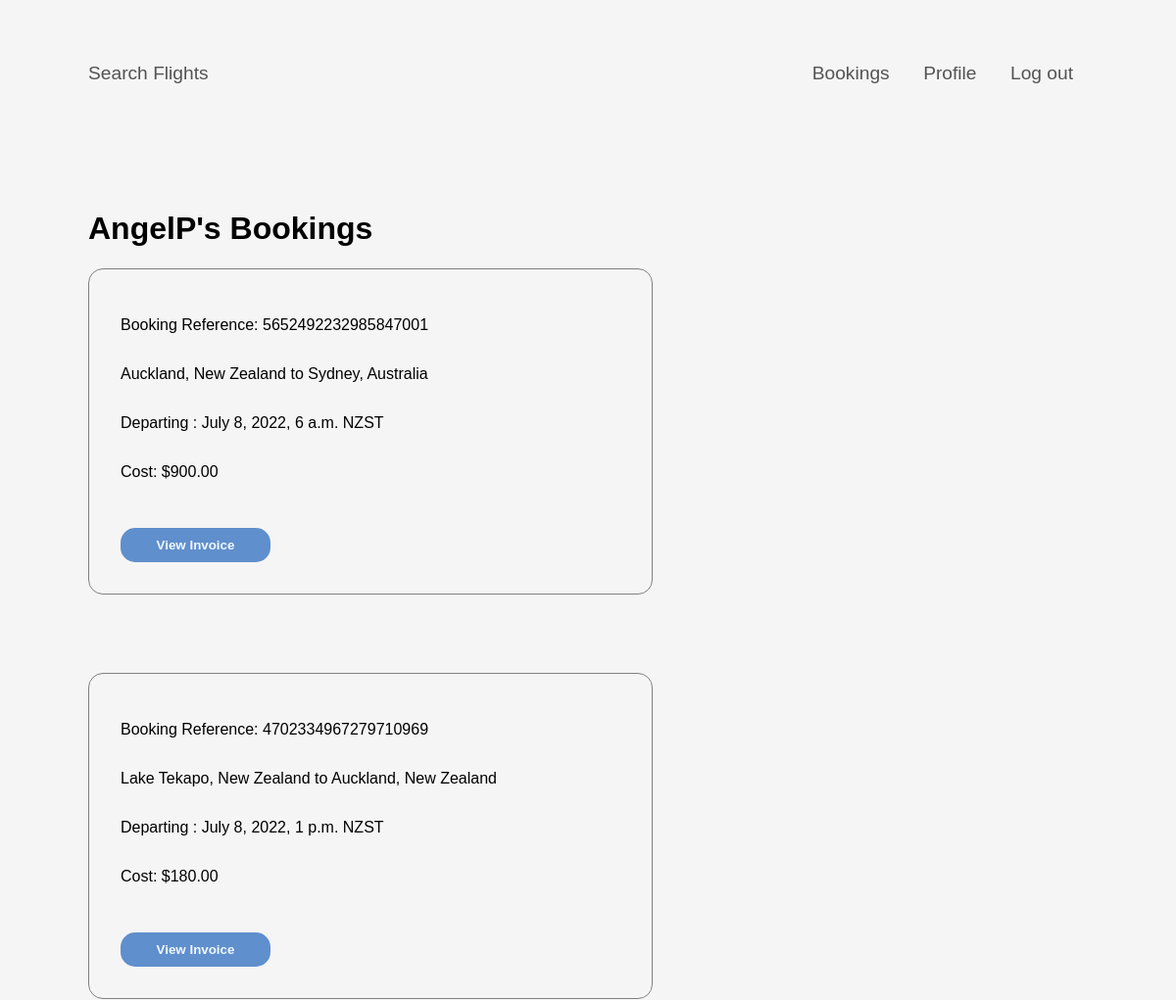
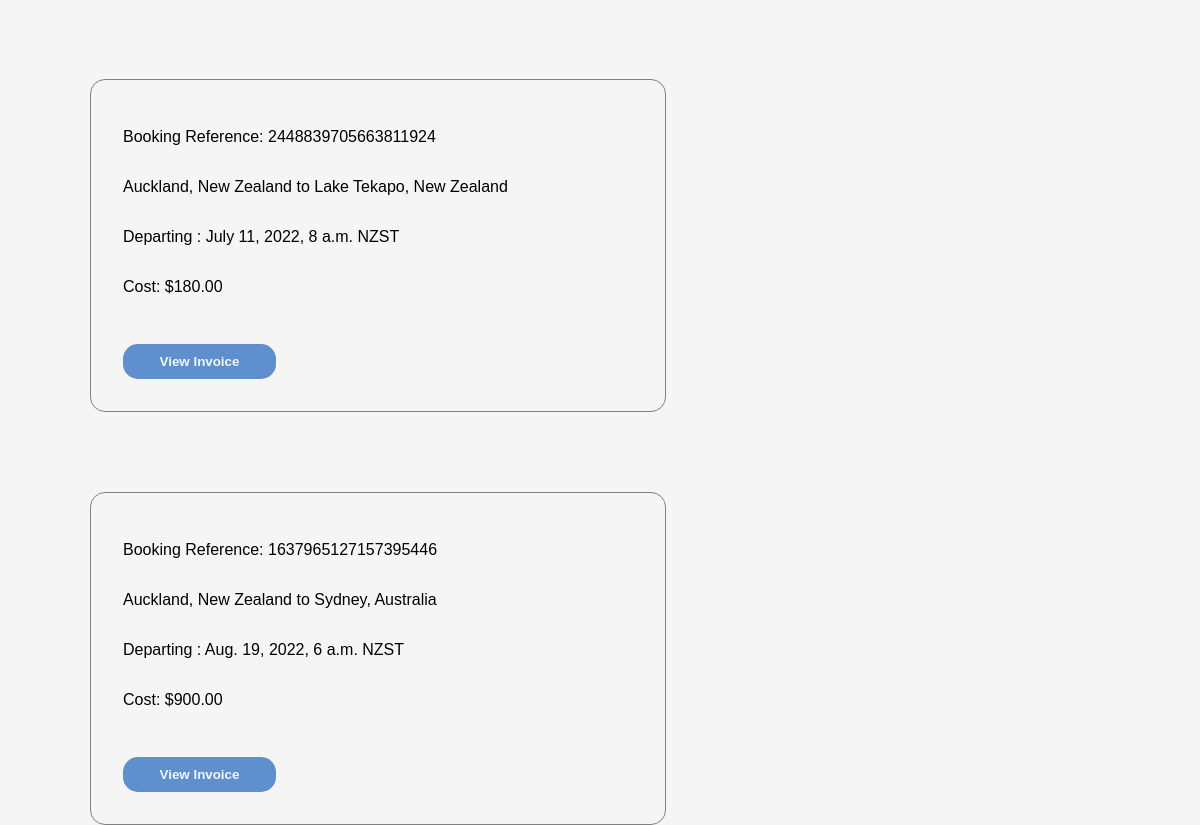
Screenshot of /view-bookings/ (signed in) with the database file from the repository (2 pictures, top to bottom).
### booking/models.py (models this page shows)
class Booking(models.Model):
    reference_number = models.CharField(max_length=200, unique=True)
    flight_fk = models.ForeignKey('flights.Flight', on_delete=models.CASCADE)
    booked_time = models.DateTimeField()
    customer_id = models.ForeignKey("users.Customer", on_delete=models.CASCADE)

### flights/models.py (models this page shows, shortened)
class Flight(models.Model):
    depart_fk = models.ForeignKey('Departure', on_delete=models.CASCADE)
    arrival_fk = models.ForeignKey('Arrival', on_delete=models.CASCADE)
    plane_fk = models.ForeignKey('Plane', on_delete=models.CASCADE)
    price = models.DecimalField(max_digits=10, decimal_places=2)
    flight_number = models.CharField(max_length=6)  # flight numbers are made up by me
    flight_duration = models.DecimalField(max_digits=20, decimal_places=2)
    stops = models.ManyToManyField('Stop')
    num_stops = models.IntegerField()
    legs = models.ManyToManyField('Leg')

class Departure(models.Model):
    airport_fk = models.ForeignKey('Airport', on_delete=models.CASCADE)
    datetime = models.DateTimeField()

class Airport(models.Model):
    airport_code = models.CharField(primary_key=True, max_length=10)
    name = models.CharField(max_length=100)
    city_fk = models.ForeignKey('City', on_delete=models.CASCADE)

class City(models.Model):
    city_name = models.CharField(max_length=85)
    country = models.CharField(max_length=60)
    timezone_fk = models.ForeignKey('Timezone', on_delete=models.CASCADE)

class Arrival(models.Model):
    airport_fk = models.ForeignKey('Airport', on_delete=models.CASCADE)
    datetime = models.DateTimeField()

class Timezone(models.Model):
    timezone_code = models.CharField(primary_key=True, max_length=6)
    timezone_name = models.CharField(max_length=40)
    gmt = models.CharField(max_length=9)

### booking/views.py (the view)
# urls.py: path('view-bookings/', booking_views.view_bookings, name="view-bookings"),
@login_required()
def view_bookings(request):
    if request.method == "POST":
        request.session["ref_num"] = request.POST["ref_num"]
        return redirect('view-booking-invoice')
    username = request.user.username
    customer = Customer.objects.get(username=username)
    all_bookings = Booking.objects.filter(customer_id=customer)
    page_information = {
        'booking_info': all_bookings
    }
    return render(request, 'booking/bookings.html', page_information)

### booking/templates/booking/bookings.html (shortened to what this page needs)
{% extends "booking/base.html" %}
{% block content %}
<h1>{{ user.username }}'s Bookings</h1>
<div>
    {% for booking in booking_info %}
    <form method="POST" action="{% url 'view-bookings' %}" class="bookedResult">
        <p>Booking Reference: {{ booking.reference_number }}</p>
        <p>
            {{ booking.flight_fk.depart_fk.airport_fk.city_fk.city_name }}, {{booking.flight_fk.depart_fk.airport_fk.city_fk.country }}
            to
            {{ booking.flight_fk.arrival_fk.airport_fk.city_fk.city_name }}, {{booking.flight_fk.arrival_fk.airport_fk.city_fk.country }}
        </p>
        <p>
            Departing : {{ booking.flight_fk.depart_fk.datetime }} {{booking.flight_fk.depart_fk.airport_fk.city_fk.timezone_fk.timezone_code }}
        </p>
        <p>
            Cost: ${{ booking.flight_fk.price }}
        </p>
        <button type="submit">View Invoice</button>
    </form>
    {% empty %}
    <p>No bookings yet</p>
    {% endfor %}
</div>
{% endblock content %}

### booking/templates/booking/base.html (shortened to what this page needs)
<!doctype html>
<html>
<head>
</head>
<body>
  <div class="contentContainer">
    <header>
      <nav>
        <div id="nav-left">
          <a href="/">Search Flights</a>
        </div>
        <div id="nav-right">
          {% if user.is_authenticated %}
          <a href="{% url 'view-bookings' %}">Bookings</a>
          <a href="{% url 'profile' %}">Profile</a>
          <a href="{% url 'logout' %}">Log out</a>
          {% else %}
          <a href="{% url 'login' %}">Log in</a>
          <a href="{% url 'register' %}">Register</a>
          {% endif %}
        </div>
      </nav>
    </header>
    <main>
      <div>
        {% block content %}{% endblock %}
      </div>
    </main>
  </div>
</body>
</html>

### booking/templates/booking/base.html (style rules this page uses)
html { height: 100%; }
body { width: 100%; margin: 0 auto; font-family: Arial, Helvetica, sans-serif; background-color: whitesmoke; }
header { margin-top: 4rem; height: 130px; }
.contentContainer { margin: 0 auto; width: 85%; max-width: 1450px; height: 100%; }
nav { display: flex; flex-direction: row; justify-content: space-between; margin-bottom: 2rem; }
#nav-right>a, #nav-left>a { padding: 15px; color: rgb(83, 83, 83); font-size: larger; text-decoration: none; }
#nav-left>a { padding-left: 0; }
.bookedResult { width: 50%; margin-bottom: 5rem; display: flex; flex-direction: column; justify-content: space-evenly; padding: 2rem; border: 1px solid grey; border-radius: 15px; }
.bookedResult>button { margin-top: 2rem; width: 30%; height: 35px; font-weight: bold; border: none; background-color: rgb(95, 143, 204); color: aliceblue; border-radius: 15px; }

### rows the page displays
Booking: reference_number "5652492232985847001", flight_fk.depart_fk.airport_fk.city_fk.city_name "Auckland", flight_fk.depart_fk.airport_fk.city_fk.country "New Zealand", flight_fk.arrival_fk.airport_fk.city_fk.city_name "Sydney", flight_fk.arrival_fk.airport_fk.city_fk.country "Australia", flight_fk.depart_fk.datetime "July 8, 2022, 6 a.m.", flight_fk.depart_fk.airport_fk.city_fk.timezone_fk.timezone_code "NZST", flight_fk.price "900.00"
Booking: reference_number "4702334967279710969", flight_fk.depart_fk.airport_fk.city_fk.city_name "Lake Tekapo", flight_fk.depart_fk.airport_fk.city_fk.country "New Zealand", flight_fk.arrival_fk.airport_fk.city_fk.city_name "Auckland", flight_fk.arrival_fk.airport_fk.city_fk.country "New Zealand", flight_fk.depart_fk.datetime "July 8, 2022, 1 p.m.", flight_fk.depart_fk.airport_fk.city_fk.timezone_fk.timezone_code "NZST", flight_fk.price "180.00"
Booking: reference_number "2448839705663811924", flight_fk.depart_fk.airport_fk.city_fk.city_name "Auckland", flight_fk.depart_fk.airport_fk.city_fk.country "New Zealand", flight_fk.arrival_fk.airport_fk.city_fk.city_name "Lake Tekapo", flight_fk.arrival_fk.airport_fk.city_fk.country "New Zealand", flight_fk.depart_fk.datetime "July 11, 2022, 8 a.m.", flight_fk.depart_fk.airport_fk.city_fk.timezone_fk.timezone_code "NZST", flight_fk.price "180.00"
Booking: reference_number "1637965127157395446", flight_fk.depart_fk.airport_fk.city_fk.city_name "Auckland", flight_fk.depart_fk.airport_fk.city_fk.country "New Zealand", flight_fk.arrival_fk.airport_fk.city_fk.city_name "Sydney", flight_fk.arrival_fk.airport_fk.city_fk.country "Australia", flight_fk.depart_fk.datetime "Aug. 19, 2022, 6 a.m.", flight_fk.depart_fk.airport_fk.city_fk.timezone_fk.timezone_code "NZST", flight_fk.price "900.00"

### other values shown
{{ user.username }} "AngelP"
